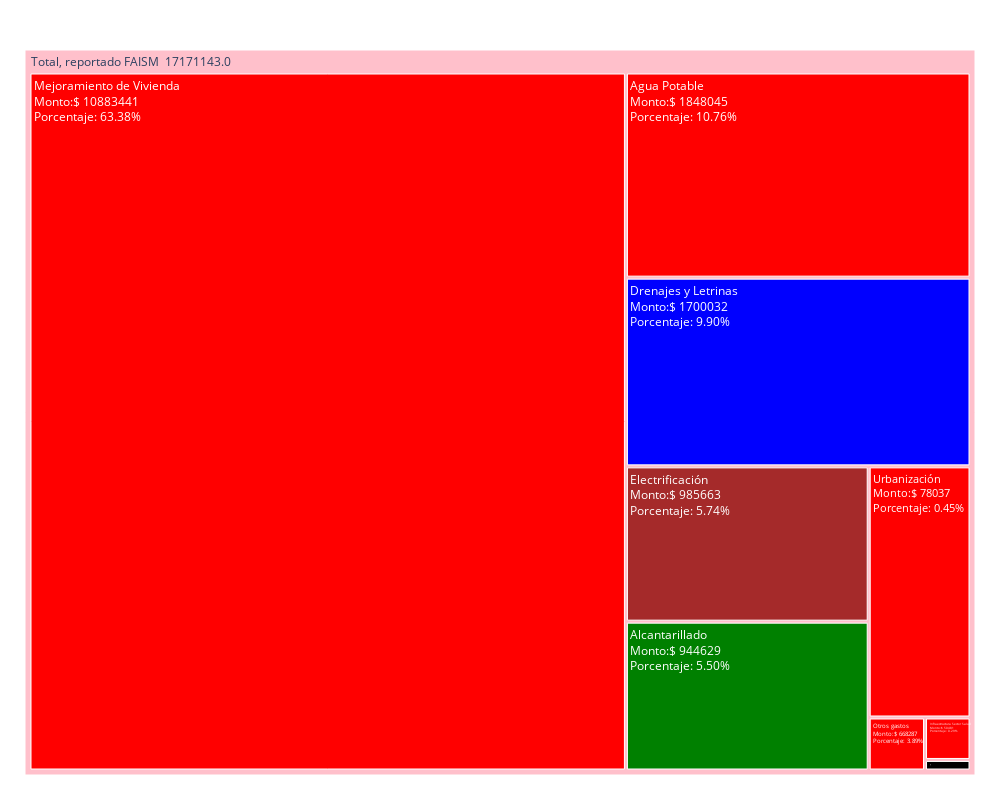

Source (notebook cell):
### Code cell
dfs = pd.read_excel('plot_data\\gc.xlsx')
dfp = dfs.iloc[2:-1,1:]
dfp.columns = ['Categorias','Monto','Procentaje']

import plotly.express as px
fig = px.treemap(dfp, 
                 path=[px.Constant(f"{dfs.iloc[-1, 1]} {dfs.iloc[-1, 2]}"),'Categorias'],
                 values='Monto')
fig.update_traces(root_color="lightgrey", pathbar_textfont = {'size': 70})
fig.update_traces(marker_colors = ['red','green','blue','brown','black','red','red','red','red','pink'])
fig.update_layout(height = 800, width = 1000, margin = dict(t=50, l=25, r=25, b=25))
fig.update_layout(margin = dict(t=50, l=25, r=25, b=25))
fig.data[0].customdata = np.column_stack([dfp['Monto'], 100 * dfp['Procentaje']])
fig.data[0].texttemplate = "%{label}<br>Monto:$ %{customdata[0]}<br>Porcentaje: %{customdata[1]:.2f}%"
#fig.data[0].texttemplate = "%{label}<br>%{value}<br>Monto:$ %{customdata[0]}<br>Porcentaje: %{customdata[1]:.2f}%"
fig.show()

### Figure 1 — Plotly figure (JSON) as saved in the notebook; plotly's stock layout.template omitted (floating-point values rounded to 4 significant figures)
{"data": [{"branchvalues": "total", "customdata": [[1848045, 10.76], [944629, 5.501], [1700032, 9.901], [985663, 5.74], [12528, 0.07296], [50481, 0.294], [10883441, 63.38], [668287, 3.892], [78037, 0.4545]], "domain": {"x": [0, 1], "y": [0, 1]}, "hovertemplate": "labels=%{label}<br>Monto=%{value}<br>parent=%{parent}<br>id=%{id}<extra></extra>", "ids": ["Total, reportado FAISM  17171143.0/Agua Potable ", "Total, reportado FAISM  17171143.0/Alcantarillado ", "Total, reportado FAISM  17171143.0/Drenajes y Letrinas ", "Total, reportado FAISM  17171143.0/Electrificación ", "Total, reportado FAISM  17171143.0/Infraestructura Sector Educativo ", "Total, reportado FAISM  17171143.0/Infraestructura Sector Salud ", "Total, reportado FAISM  17171143.0/Mejoramiento de Vivienda ", "Total, reportado FAISM  17171143.0/Otros gastos ", "Total, reportado FAISM  17171143.0/Urbanización ", "Total, reportado FAISM  17171143.0"], "labels": ["Agua Potable ", "Alcantarillado ", "Drenajes y Letrinas ", "Electrificación ", "Infraestructura Sector Educativo ", "Infraestructura Sector Salud ", "Mejoramiento de Vivienda ", "Otros gastos ", "Urbanización ", "Total, reportado FAISM  17171143.0"], "marker": {"colors": ["red", "green", "blue", "brown", "black", "red", "red", "red", "red", "pink"]}, "name": "", "parents": ["Total, reportado FAISM  17171143.0", "Total, reportado FAISM  17171143.0", "Total, reportado FAISM  17171143.0", "Total, reportado FAISM  17171143.0", "Total, reportado FAISM  17171143.0", "Total, reportado FAISM  17171143.0", "Total, reportado FAISM  17171143.0", "Total, reportado FAISM  17171143.0", "Total, reportado FAISM  17171143.0", ""], "pathbar": {"textfont": {"size": 70}}, "root": {"color": "lightgrey"}, "texttemplate": "%{label}<br>Monto:$ %{customdata[0]}<br>Porcentaje: %{customdata[1]:.2f}%", "type": "treemap", "values": [1848045, 944629, 1700032, 985663, 12528, 50481, 10883441, 78037, 668287, 17171143]}], "layout": {"height": 800, "legend": {"tracegroupgap": 0}, "margin": {"b": 25, "l": 25, "r": 25, "t": 50}, "width": 1000}}
